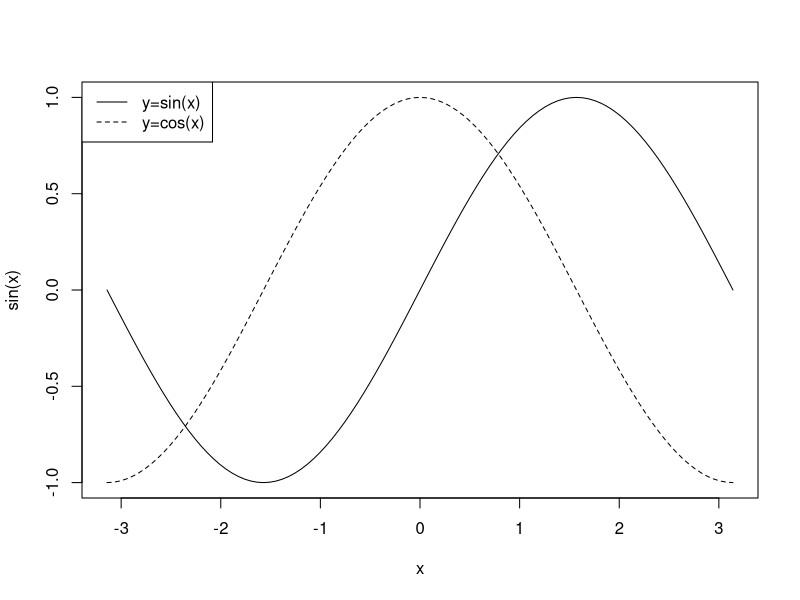

Here is the R script that generated this plot:
curve( sin(x),xlim=c(-pi,pi) ,add=F)
curve( cos(x),lty=2,add=T)
legend("topleft",
       legend=c("y=sin(x)","y=cos(x)"),
       lty=c(1,2)
)
   
       